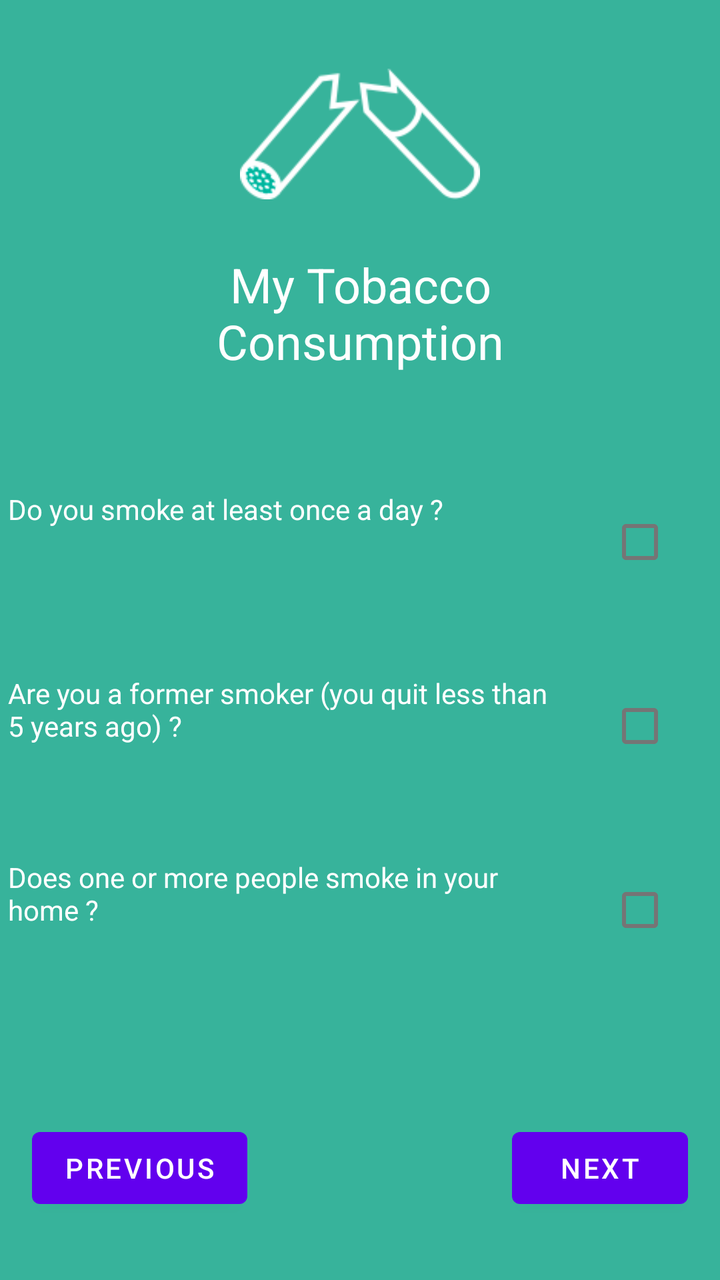
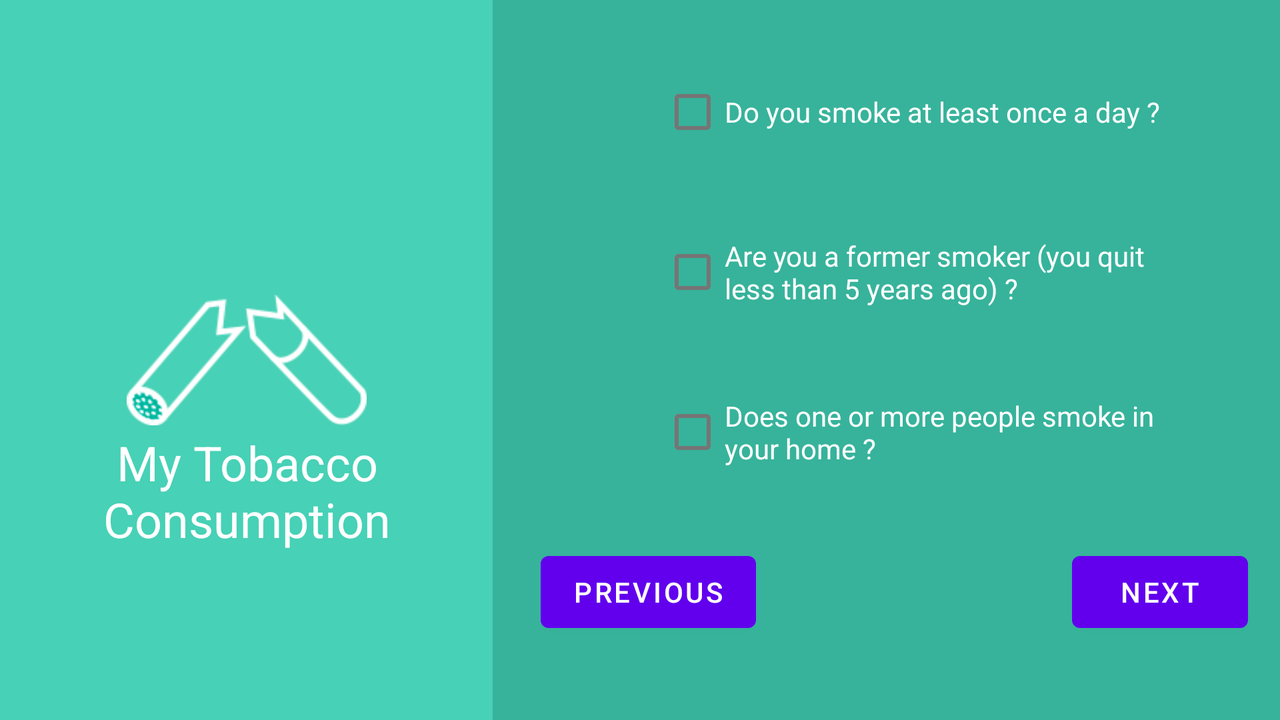

Two renders of one Android screen. The first uses the default layout on a phone; the second uses the alternative layout the repository ships for a different screen configuration, on a matching device. The two XML files are below.
<!-- AndroidManifest.xml: application theme Theme.HealthCheck -->
<!-- res/layout/activity_my_tobacco_consumption.xml -->
<?xml version="1.0" encoding="utf-8"?>
<androidx.constraintlayout.widget.ConstraintLayout xmlns:android="http://schemas.android.com/apk/res/android"
    xmlns:app="http://schemas.android.com/apk/res-auto"
    xmlns:tools="http://schemas.android.com/tools"
    android:layout_width="match_parent"
    android:layout_height="match_parent"
    android:background="#37B39B"
    tools:context=".MyTobaccoConsumptionActivity">

    <ImageView
        android:id="@+id/imageView2"
        android:layout_width="120dp"
        android:layout_height="70dp"
        android:layout_marginTop="32dp"
        android:contentDescription="@string/myTobaccoConsumptionTitle"
        app:layout_constraintEnd_toEndOf="parent"
        app:layout_constraintStart_toStartOf="parent"
        app:layout_constraintTop_toTopOf="parent"
        app:srcCompat="@drawable/tabac"
        tools:ignore="ImageContrastCheck" />

    <TextView
        android:id="@+id/myTobaccoConsumptionTitle"
        android:layout_width="222dp"
        android:layout_height="59dp"
        android:layout_marginTop="24dp"
        android:text="@string/myTobaccoConsumptionTitle"
        android:textAlignment="center"
        android:textColor="@color/white"
        android:textSize="24sp"
        app:layout_constraintEnd_toEndOf="@+id/imageView2"
        app:layout_constraintStart_toStartOf="@+id/imageView2"
        app:layout_constraintTop_toBottomOf="@+id/imageView2"
        tools:ignore="TextContrastCheck" />

    <TextView
        android:id="@+id/txtMyTobaccoConsumptionQ1"
        android:layout_width="272dp"
        android:layout_height="52dp"
        android:layout_marginTop="60dp"
        android:layout_marginEnd="20dp"
        android:text="@string/txtMyTobaccoConsumptionQ1"
        android:textColor="@color/white"
        app:layout_constraintEnd_toStartOf="@+id/checkBoxMyTobaccoQ1"
        app:layout_constraintTop_toBottomOf="@+id/myTobaccoConsumptionTitle"
        tools:ignore="TextContrastCheck" />

    <TextView
        android:id="@+id/txtMyTobaccoConsumptionQ2"
        android:layout_width="272dp"
        android:layout_height="52dp"
        android:layout_marginTop="40dp"
        android:text="@string/txtMyTobaccoConsumptionQ2"
        android:textColor="@color/white"
        app:layout_constraintEnd_toEndOf="@+id/txtMyTobaccoConsumptionQ1"
        app:layout_constraintStart_toStartOf="@+id/txtMyTobaccoConsumptionQ1"
        app:layout_constraintTop_toBottomOf="@+id/txtMyTobaccoConsumptionQ1"
        tools:ignore="TextContrastCheck" />

    <TextView
        android:id="@+id/txtMyTobaccoConsumptionQ3"
        android:layout_width="272dp"
        android:layout_height="52dp"
        android:layout_marginTop="40dp"
        android:text="@string/txtMyTobaccoConsumptionQ3"
        android:textColor="@color/white"
        app:layout_constraintEnd_toEndOf="@+id/txtMyTobaccoConsumptionQ2"
        app:layout_constraintStart_toStartOf="@+id/txtMyTobaccoConsumptionQ2"
        app:layout_constraintTop_toBottomOf="@+id/txtMyTobaccoConsumptionQ2"
        tools:ignore="TextContrastCheck" />

    <CheckBox
        android:id="@+id/checkBoxMyTobaccoQ1"
        android:layout_width="wrap_content"
        android:layout_height="wrap_content"
        android:layout_marginEnd="16dp"
        app:layout_constraintBottom_toBottomOf="@+id/txtMyTobaccoConsumptionQ1"
        app:layout_constraintEnd_toEndOf="parent"
        app:layout_constraintTop_toTopOf="@+id/txtMyTobaccoConsumptionQ1"
        tools:ignore="DuplicateSpeakableTextCheck,DuplicateClickableBoundsCheck" />

    <CheckBox
        android:id="@+id/checkBoxMyTobaccoQ2"
        android:layout_width="wrap_content"
        android:layout_height="wrap_content"
        android:layout_marginEnd="16dp"
        app:layout_constraintBottom_toBottomOf="@+id/txtMyTobaccoConsumptionQ2"
        app:layout_constraintEnd_toEndOf="parent"
        app:layout_constraintTop_toTopOf="@+id/txtMyTobaccoConsumptionQ2" />

    <CheckBox
        android:id="@+id/checkBoxMyTobaccoQ3"
        android:layout_width="wrap_content"
        android:layout_height="wrap_content"
        android:layout_marginEnd="16dp"
        app:layout_constraintBottom_toBottomOf="@+id/txtMyTobaccoConsumptionQ3"
        app:layout_constraintEnd_toEndOf="parent"
        app:layout_constraintTop_toTopOf="@+id/txtMyTobaccoConsumptionQ3" />

    <Button
        android:id="@+id/btnPreviousMyTobaccoConsumption"
        android:layout_width="wrap_content"
        android:layout_height="wrap_content"
        android:layout_marginStart="16dp"
        android:text="@string/btnPrec"
        app:layout_constraintStart_toStartOf="parent"
        app:layout_constraintTop_toTopOf="@+id/btnNextMyTobaccoConsumption"
        tools:ignore="TextContrastCheck" />

    <Button
        android:id="@+id/btnNextMyTobaccoConsumption"
        android:layout_width="wrap_content"
        android:layout_height="wrap_content"
        android:layout_marginEnd="16dp"
        android:layout_marginBottom="32dp"
        android:text="@string/btnNext"
        app:layout_constraintBottom_toBottomOf="parent"
        app:layout_constraintEnd_toEndOf="parent"
        tools:ignore="TextContrastCheck" />
</androidx.constraintlayout.widget.ConstraintLayout>
<!-- resources referenced by this layout -->
<resources>
  <color name="white">#FFFFFFFF</color>
  <!-- drawable tabac: png bitmap (drawable, 4623 bytes) -->
  <string name="btnNext">next</string>
  <string name="btnPrec">previous</string>
  <string name="myTobaccoConsumptionTitle">My Tobacco Consumption</string>
  <string name="txtMyTobaccoConsumptionQ1">Do you smoke at least once a day ?</string>
  <string name="txtMyTobaccoConsumptionQ2">Are you a former smoker (you quit less than 5 years ago) ?</string>
  <string name="txtMyTobaccoConsumptionQ3">Does one or more people smoke in your home ?</string>
  <style name="Theme.HealthCheck" parent="Theme.MaterialComponents.Light.NoActionBar">
          
          <item name="colorPrimary">@color/purple_500</item>
          <item name="colorPrimaryVariant">@color/purple_700</item>
          <item name="colorOnPrimary">@color/white</item>
          
          <item name="colorSecondary">@color/teal_200</item>
          <item name="colorSecondaryVariant">@color/teal_700</item>
          <item name="colorOnSecondary">@color/black</item>
          
          <item name="android:statusBarColor" tools:targetApi="l">?attr/colorPrimaryVariant</item>
          
          <item name="android:windowAnimationStyle">@style/CustomActivityAnimation</item>
      </style>
  <color name="purple_500">#FF6200EE</color>
  <color name="purple_700">#FF3700B3</color>
  <color name="teal_200">#FF03DAC5</color>
  <color name="teal_700">#FF018786</color>
  <color name="black">#FF000000</color>
  <style name="CustomActivityAnimation" parent="@android:style/Animation.Activity">
          <item name="android:activityOpenEnterAnimation">@anim/slide_in_right</item>
          <item name="android:activityOpenExitAnimation">@anim/slide_out_left</item>
          <item name="android:activityCloseEnterAnimation">@anim/slide_in_left</item>
          <item name="android:activityCloseExitAnimation">@anim/slide_out_right</item>
      </style>
</resources>
<!-- res/layout-land/activity_my_tobacco_consumption.xml (the repository's variant of the layout above) -->
<!-- drawn on the phone turned sideways -->
<?xml version="1.0" encoding="utf-8"?>
<androidx.constraintlayout.widget.ConstraintLayout xmlns:android="http://schemas.android.com/apk/res/android"
    xmlns:app="http://schemas.android.com/apk/res-auto"
    xmlns:tools="http://schemas.android.com/tools"
    android:layout_width="match_parent"
    android:layout_height="match_parent"
    android:background="#47D1B6"
    tools:context=".MyTobaccoConsumptionActivity">

    <ImageView
        android:id="@+id/myTobaccoImg"
        android:layout_width="120dp"
        android:layout_height="70dp"
        android:contentDescription="@string/myTobaccoConsumptionTitle"
        app:layout_constraintBottom_toBottomOf="parent"
        app:layout_constraintEnd_toStartOf="@+id/scrollView5"
        app:layout_constraintStart_toStartOf="parent"
        app:layout_constraintTop_toTopOf="parent"
        app:srcCompat="@drawable/tabac"
        tools:ignore="ImageContrastCheck" />

    <TextView
        android:id="@+id/myTobaccoConsumptionTitle"
        android:layout_width="222dp"
        android:layout_height="59dp"
        android:text="@string/myTobaccoConsumptionTitle"
        android:textAlignment="center"
        android:textColor="@color/white"
        android:textSize="24sp"
        app:layout_constraintEnd_toEndOf="@+id/myTobaccoImg"
        app:layout_constraintStart_toStartOf="@+id/myTobaccoImg"
        app:layout_constraintTop_toBottomOf="@+id/myTobaccoImg"
        tools:ignore="TextContrastCheck" />

    <ScrollView
        android:id="@+id/scrollView5"
        android:layout_width="wrap_content"
        android:layout_height="0dp"
        android:background="#37B39B"
        app:layout_constraintBottom_toBottomOf="parent"
        app:layout_constraintEnd_toEndOf="parent"
        app:layout_constraintTop_toTopOf="parent"
        app:layout_constraintVertical_bias="0.0">

        <androidx.constraintlayout.widget.ConstraintLayout
            android:layout_width="match_parent"
            android:layout_height="wrap_content"
            android:layout_marginStart="24dp">

            <CheckBox
                android:id="@+id/checkBoxMyTobaccoConsumptionQ2"
                android:layout_width="0dp"
                android:layout_height="wrap_content"
                android:layout_marginTop="32dp"
                android:text="@string/txtMyTobaccoConsumptionQ2"
                android:textColor="@color/white"
                app:layout_constraintEnd_toEndOf="@+id/checkBoxMyTobaccoConsumptionQ1"
                app:layout_constraintStart_toStartOf="@+id/checkBoxMyTobaccoConsumptionQ1"
                app:layout_constraintTop_toBottomOf="@+id/checkBoxMyTobaccoConsumptionQ1"
                tools:ignore="DuplicateSpeakableTextCheck,DuplicateClickableBoundsCheck,TextContrastCheck" />

            <CheckBox
                android:id="@+id/checkBoxMyTobaccoConsumptionQ1"
                android:layout_width="wrap_content"
                android:layout_height="wrap_content"
                android:layout_marginStart="60dp"
                android:layout_marginTop="32dp"
                android:layout_marginEnd="60dp"
                android:text="@string/txtMyTobaccoConsumptionQ1"
                android:textColor="@color/white"
                app:layout_constraintEnd_toEndOf="parent"
                app:layout_constraintStart_toStartOf="parent"
                app:layout_constraintTop_toTopOf="parent"
                tools:ignore="TextContrastCheck" />

            <CheckBox
                android:id="@+id/checkBoxMyTobaccoConsumptionQ3"
                android:layout_width="0dp"
                android:layout_height="wrap_content"
                android:layout_marginTop="32dp"
                android:text="@string/txtMyTobaccoConsumptionQ3"
                android:textColor="@color/white"
                app:layout_constraintEnd_toEndOf="@+id/checkBoxMyTobaccoConsumptionQ2"
                app:layout_constraintStart_toStartOf="@+id/checkBoxMyTobaccoConsumptionQ2"
                app:layout_constraintTop_toBottomOf="@+id/checkBoxMyTobaccoConsumptionQ2"
                tools:ignore="TextContrastCheck" />

            <Button
                android:id="@+id/btnPrevMyTobaccoConsumption"
                android:layout_width="wrap_content"
                android:layout_height="wrap_content"
                android:text="@string/btnPrec"
                app:layout_constraintStart_toStartOf="parent"
                app:layout_constraintTop_toTopOf="@+id/btnNextMyTobaccoConsumption"
                tools:ignore="TextContrastCheck" />

            <Button
                android:id="@+id/btnNextMyTobaccoConsumption"
                android:layout_width="wrap_content"
                android:layout_height="wrap_content"
                android:layout_marginTop="32dp"
                android:layout_marginEnd="16dp"
                android:layout_marginBottom="16dp"
                android:text="@string/btnNext"
                app:layout_constraintBottom_toBottomOf="parent"
                app:layout_constraintEnd_toEndOf="parent"
                app:layout_constraintTop_toBottomOf="@+id/checkBoxMyTobaccoConsumptionQ3"
                tools:ignore="TextContrastCheck" />
        </androidx.constraintlayout.widget.ConstraintLayout>
    </ScrollView>

</androidx.constraintlayout.widget.ConstraintLayout>
